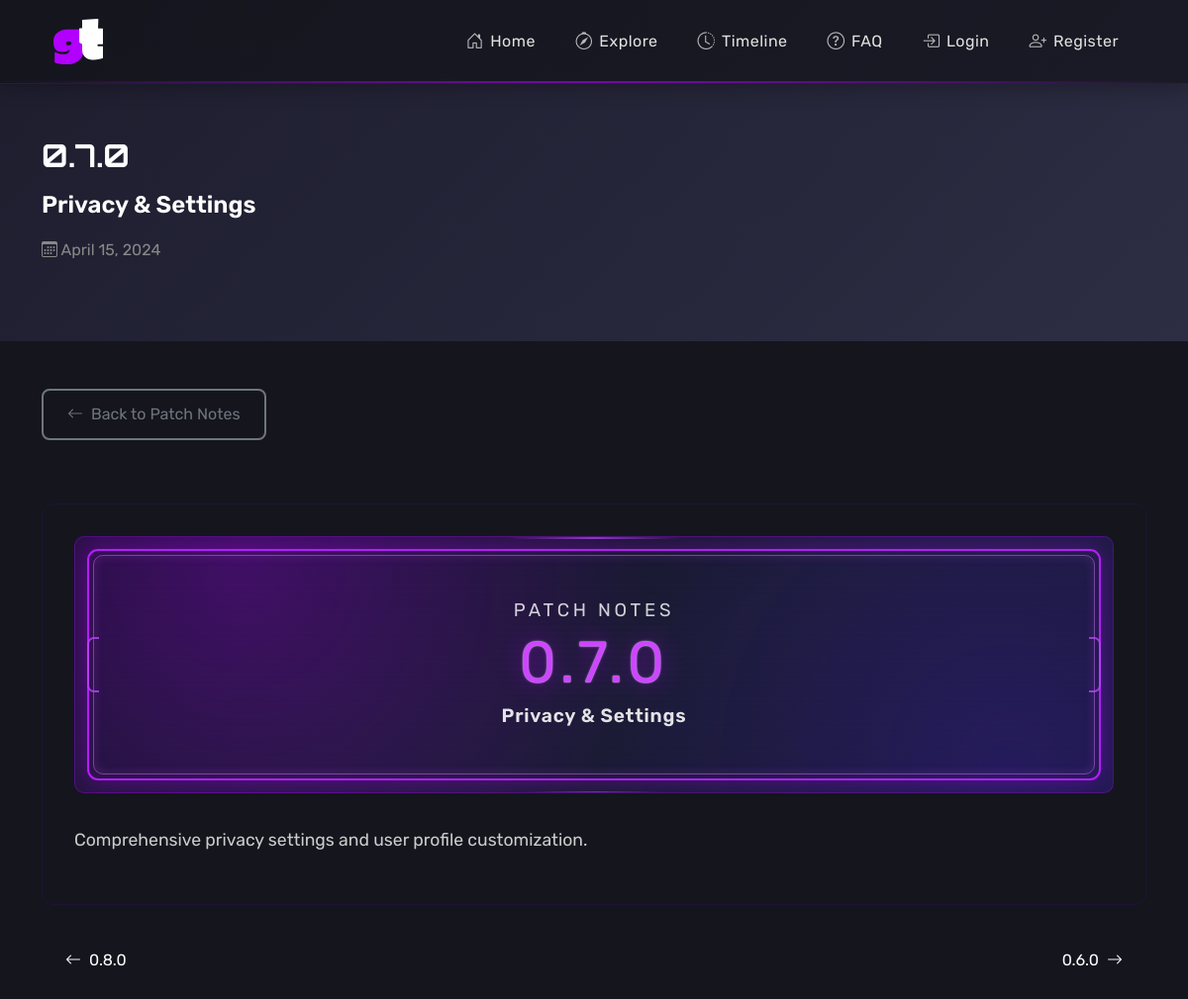
Screenshot of /patch-note-detail.php?version=0.7.0 with the database file from the repository.
### tables this page shows
CREATE TABLE IF NOT EXISTS patch_notes (
    id INT AUTO_INCREMENT PRIMARY KEY,
    version VARCHAR(20) NOT NULL UNIQUE,
    title VARCHAR(255) NOT NULL,
    release_date DATE NOT NULL,
    image_url VARCHAR(500),
    content TEXT,
    created_at TIMESTAMP DEFAULT CURRENT_TIMESTAMP,
    updated_at TIMESTAMP DEFAULT CURRENT_TIMESTAMP ON UPDATE CURRENT_TIMESTAMP,
    INDEX idx_version (version),
    INDEX idx_release_date (release_date)
);

### parsedown/Parsedown.php (called while the page is built, shortened)
<?php
class Parsedown
{
    function text($text)
    {
        $Elements = $this->textElements($text);
        $markup = $this->elements($Elements);
        $markup = trim($markup, "\n");
        return $markup;
    }
    protected function textElements($text)
    {
        $text = str_replace(array("\r\n", "\r"), "\n", $text);
        $text = trim($text, "\n");
        $lines = explode("\n", $text);
        return $this->linesElements($lines);
    }
    protected $breaksEnabled;
    function setSafeMode($safeMode)
    {
        $this->safeMode = (bool) $safeMode;
        return $this;
    }
    protected $safeMode;
    protected $unmarkedBlockTypes = array(
        'Code',
    );
    protected function linesElements(array $lines)
    {
        $Elements = array();
        $CurrentBlock = null;
        foreach ($lines as $line)
        {
            $indent = strspn($line, ' ');
            $text = $indent > 0 ? substr($line, $indent) : $line;
            $Line = array('body' => $line, 'indent' => $indent, 'text' => $text);
            $marker = $text[0];
            $blockTypes = $this->unmarkedBlockTypes;
            foreach ($blockTypes as $blockType)
            {
                $Block = $this->{"block$blockType"}($Line, $CurrentBlock);
            }
            if (isset($Block))
            {
                $CurrentBlock = $Block;
            }
            else
            {
                $CurrentBlock = $this->paragraph($Line);
                $CurrentBlock['identified'] = true;
            }
        }
        if (isset($CurrentBlock))
        {
            $Elements[] = $this->extractElement($CurrentBlock);
        }
        return $Elements;
    }
    protected function extractElement(array $Component)
    {
        return $Component['element'];
    }
    protected function paragraph($Line)
    {
        return array(
            'type' => 'Paragraph',
            'element' => array(
                'name' => 'p',
                'handler' => array(
                    'function' => 'lineElements',
                    'argument' => $Line['text'],
                    'destination' => 'elements',
                ),
            ),
        );
    }
    protected function lineElements($text, $nonNestables = array())
    {
        $text = str_replace(array("\r\n", "\r"), "\n", $text);
        $Elements = array();
        $InlineText = $this->inlineText($text);
        $Elements[] = $InlineText['element'];
        foreach ($Elements as &$Element)
        {
            if ( ! isset($Element['autobreak']))
            {
                $Element['autobreak'] = false;
            }
        }
        return $Elements;
    }
    protected function inlineText($text)
    {
        $Inline = array(
            'extent' => strlen($text),
            'element' => array(),
        );
        $Inline['element']['elements'] = self::pregReplaceElements(
            $this->breaksEnabled ? '/[ ]*+\n/' : '/(?:[ ]*+\\\\|[ ]{2,}+)\n/',
            array(
                array('name' => 'br'),
                array('text' => "\n"),
            ),
            $text
        );
        return $Inline;
    }
    protected function handle(array $Element)
    {
        if (isset($Element['handler']))
        {
            if (!isset($Element['nonNestables']))
            {
                $Element['nonNestables'] = array();
            }
            if (is_string($Element['handler']))
            {
                $function = $Element['handler'];
                $argument = $Element['text'];
                unset($Element['text']);
                $destination = 'rawHtml';
            }
            else
            {
                $function = $Element['handler']['function'];
                $argument = $Element['handler']['argument'];
                $destination = $Element['handler']['destination'];
            }
            $Element[$destination] = $this->{$function}($argument, $Element['nonNestables']);
            unset($Element['handler']);
        }
        return $Element;
    }
    protected function element(array $Element)
    {
        if ($this->safeMode)
        {
            $Element = $this->sanitiseElement($Element);
        }
        $Element = $this->handle($Element);
        $hasName = isset($Element['name']);
        $markup = '';
        if ($hasName)
        {
            $markup .= '<' . $Element['name'];
        }
        $permitRawHtml = false;
        if (isset($Element['text']))
        {
            $text = $Element['text'];
        }
        elseif (isset($Element['rawHtml']))
        {
            $text = $Element['rawHtml'];
            $allowRawHtmlInSafeMode = isset($Element['allowRawHtmlInSafeMode']) && $Element['allowRawHtmlInSafeMode'];
            $permitRawHtml = !$this->safeMode || $allowRawHtmlInSafeMode;
        }
        $hasContent = isset($text) || isset($Element['element']) || isset($Element['elements']);
        if ($hasContent)
        {
            $markup .= $hasName ? '>' : '';
            if (isset($Element['elements']))
            {
                $markup .= $this->elements($Element['elements']);
            }
            elseif (isset($Element['element']))
            {
                $markup .= $this->element($Element['element']);
            }
            else
            {
                if (!$permitRawHtml)
                {
                    $markup .= self::escape($text, true);
                }
                else
                {
                    $markup .= $text;
                }
            }
            $markup .= $hasName ? '</' . $Element['name'] . '>' : '';
        }
        elseif ($hasName)
        {
            $markup .= ' />';
        }
        return $markup;
    }
    protected function elements(array $Elements)
    {
        $markup = '';
        $autoBreak = true;
        foreach ($Elements as $Element)
        {
            $autoBreakNext = (isset($Element['autobreak'])
                ? $Element['autobreak'] : isset($Element['name'])
            );
            $autoBreak = !$autoBreak ? $autoBreak : $autoBreakNext;
            $markup .= ($autoBreak ? "\n" : '') . $this->element($Element);
            $autoBreak = $autoBreakNext;
        }
        $markup .= $autoBreak ? "\n" : '';
        return $markup;
    }
    protected static function pregReplaceElements($regexp, $Elements, $text)
    {
        $newElements = array();
        $newElements[] = array('text' => $text);
        return $newElements;
    }
    protected function sanitiseElement(array $Element)
    {
        if ( ! isset($Element['name']))
        {
            unset($Element['attributes']);
            return $Element;
        }
        return $Element;
    }
    protected static function escape($text, $allowQuotes = false)
    {
        return htmlspecialchars($text, $allowQuotes ? ENT_NOQUOTES : ENT_QUOTES, 'UTF-8');
    }
}

### patch-note-detail.php (the view, shortened to what this page needs)
<?php
require_once 'includes/db.php';
require_once 'parsedown/Parsedown.php';
$version = $_GET['version'] ?? '';
$stmt = $conn->prepare("SELECT * FROM patch_notes WHERE version = ?");
$stmt->bind_param("s", $version);
$stmt->execute();
$result = $stmt->get_result();
$patch_note = $result->fetch_assoc();
$prev_stmt = $conn->prepare("SELECT version, title FROM patch_notes WHERE release_date > ? ORDER BY release_date ASC LIMIT 1");
$prev_stmt->bind_param("s", $patch_note['release_date']);
$prev_stmt->execute();
$prev_patch = $prev_stmt->get_result()->fetch_assoc();
$next_stmt = $conn->prepare("SELECT version, title FROM patch_notes WHERE release_date < ? ORDER BY release_date DESC LIMIT 1");
$next_stmt->bind_param("s", $patch_note['release_date']);
$next_stmt->execute();
$next_patch = $next_stmt->get_result()->fetch_assoc();
?>
<!DOCTYPE html>
<html lang="en">
<head>
    <link href="https://cdn.jsdelivr.net/npm/bootstrap@5.3.0/dist/css/bootstrap.min.css" rel="stylesheet">
    <link href="https://cdn.jsdelivr.net/npm/bootstrap-icons@1.10.5/font/bootstrap-icons.css" rel="stylesheet">
    <link rel="stylesheet" href="includes/styles.css">
</head>
<body>
<?php include 'includes/nav.php'; ?>
<section class="patch-note-header">
    <div class="container">
        <div class="row">
            <div class="col-lg-8">
                <div class="patch-note-version"><?= htmlspecialchars($patch_note['version']) ?></div>
                <div class="patch-note-title"><?= htmlspecialchars($patch_note['title']) ?></div>
                <div class="patch-note-date">
                    <i class="bi bi-calendar3"></i>
                    <?= date('F j, Y', strtotime($patch_note['release_date'])) ?>
                </div>
            </div>
        </div>
    </div>
</section>
<div class="container my-5">
    <a href="patch-notes.php" class="back-btn">
        <i class="bi bi-arrow-left"></i>
        Back to Patch Notes
    </a>
    <div class="patch-note-content">
        <div class="patch-note-banner" aria-label="Patch note visual for <?= htmlspecialchars($patch_note['version']) ?>">
            <div class="patch-note-banner-layer"></div>
            <span class="patch-note-banner-notch left"></span>
            <span class="patch-note-banner-notch right"></span>
            <div class="patch-note-banner-inner">
                <p class="patch-note-banner-label">Patch Notes</p>
                <p class="patch-note-banner-version"><?= htmlspecialchars($patch_note['version']) ?></p>
                <p class="patch-note-banner-title"><?= htmlspecialchars($patch_note['title']) ?></p>
            </div>
        </div>
        <div class="patch-note-text">
            <?php
            $parsedown = new Parsedown();
            $parsedown->setSafeMode(true);
            echo $parsedown->text($patch_note['content']);
            ?>
        </div>
    </div>
    <div class="navigation-buttons">
        <?php if ($prev_patch): ?>
            <a href="patch-note-detail.php?version=<?= urlencode($prev_patch['version']) ?>" class="nav-btn">
                <i class="bi bi-arrow-left"></i>
                <?= htmlspecialchars($prev_patch['version']) ?>
            </a>
        <?php endif; ?>
        <?php if ($next_patch): ?>
            <a href="patch-note-detail.php?version=<?= urlencode($next_patch['version']) ?>" class="nav-btn">
                <?= htmlspecialchars($next_patch['version']) ?>
                <i class="bi bi-arrow-right"></i>
            </a>
        <?php endif; ?>
    </div>
</div>
</body>
</html>

### includes/styles.css (style rules this page uses)
body { background: #15151e; font-family: "Rubik", sans-serif; color: #ffffff; min-height: 100vh; }

### patch-note-detail.php (style rules this page uses)
.patch-note-header { background: linear-gradient(135deg, #1e1e2f 0%, #2d2d44 100%); padding: 3rem 0; position: relative; }
.patch-note-content { background: var(--card-bg); border: 1px solid rgba(127, 0, 255, 0.1); border-radius: 12px; padding: 2rem; margin: 2rem 0; }
.patch-note-version { font-family: 'Orbitron', sans-serif; font-size: 2rem; color: var(--primary-color); font-weight: bold; margin-bottom: 0.5rem; }
.patch-note-title { font-size: 1.5rem; font-weight: 600; color: white; margin-bottom: 1rem; }
.patch-note-date { font-size: 1rem; color: #888; margin-bottom: 2rem; }
.patch-note-banner { position: relative; width: 100%; min-height: 260px; margin-bottom: 2rem; padding: 1.1rem; background: radial-gradient(circle at 16% 12%, rgba(178, 0, 255, 0.28), transparent 45%), radial-gradient(circle at 90% 90%, rgba(90, 40, 255, 0.2), transparent 42%), linear-gradient(145deg, #121226 0%, #1b1b35 55%, #171733 100%); border-radius: 10px; border: 1px solid rgba(178, 0, 255, 0.32); overflow: hidden; }
.patch-note-banner-layer { position: absolute; inset: 18px; border: 1px solid rgba(215, 125, 255, 0.45); border-radius: 10px; pointer-events: none; box-shadow: inset 0 0 12px rgba(198, 86, 255, 0.15); }
.patch-note-banner::before { content: ""; position: absolute; inset: 12px; border: 2px solid rgba(186, 32, 255, 0.95); border-radius: 11px; box-shadow: 0 0 24px rgba(178, 0, 255, 0.36), inset 0 0 16px rgba(178, 0, 255, 0.12); pointer-events: none; }
.patch-note-banner::after { content: ""; position: absolute; inset: 0; background: linear-gradient(90deg, transparent, rgba(190, 70, 255, 0.88), transparent) top center / 180px 2px no-repeat, linear-gradient(90deg, transparent, rgba(160, 70, 255, 0.68), transparent) bottom center / 140px 1px no-repeat; opacity: 0.78; pointer-events: none; }
.patch-note-banner-notch { position: absolute; top: 50%; width: 12px; height: 56px; transform: translateY(-50%); border-top: 2px solid rgba(190, 70, 255, 0.85); border-bottom: 2px solid rgba(190, 70, 255, 0.85); pointer-events: none; opacity: 0.9; }
.patch-note-banner-notch.left { left: 12px; border-left: 2px solid rgba(190, 70, 255, 0.85); border-radius: 7px 0 0 7px; }
.patch-note-banner-notch.right { right: 12px; border-right: 2px solid rgba(190, 70, 255, 0.85); border-radius: 0 7px 7px 0; }
.patch-note-banner-inner { position: relative; z-index: 1; min-height: 222px; display: flex; flex-direction: column; align-items: center; justify-content: center; text-align: center; gap: 0.45rem; padding: 1.2rem 1.4rem; }
.patch-note-banner-inner::before { content: ""; position: absolute; inset: 0; background: repeating-linear-gradient( to bottom, rgba(255, 255, 255, 0.02) 0px, rgba(255, 255, 255, 0.02) 1px, rgba(255, 255, 255, 0) 3px, rgba(255, 255, 255, 0) 6px ); mix-blend-mode: screen; opacity: 0.22; pointer-events: none; animation: patchScan 8s linear infinite; }
.patch-note-banner-label { margin: 0; font-family: 'Orbitron', sans-serif; font-size: 1.16rem; letter-spacing: 0.2em; text-transform: uppercase; color: rgba(255, 255, 255, 0.8); }
.patch-note-banner-version { margin: 0; font-family: 'Orbitron', sans-serif; font-size: clamp(2.6rem, 5.6vw, 3.7rem); letter-spacing: 0.08em; line-height: 1.08; color: #cc46ff; -webkit-text-stroke: 1px rgba(245, 220, 255, 0.18); text-shadow: 0 0 22px rgba(178, 0, 255, 0.45), 0 0 3px rgba(255, 255, 255, 0.25); }
.patch-note-banner-title { margin: 0; font-family: 'Exo 2', sans-serif; font-size: 1.2rem; font-weight: 600; letter-spacing: 0.04em; color: rgba(255, 255, 255, 0.88); text-wrap: balance; max-width: 700px; }
.patch-note-text { line-height: 1.8; color: #ccc; font-size: 1.1rem; }
.patch-note-text p { margin-bottom: 1rem; }
.navigation-buttons { display: flex; justify-content: space-between; margin-top: 2rem; }
.nav-btn { background: transparent; border: 2px solid var(--primary-color); color: var(--primary-color); padding: 0.75rem 1.5rem; border-radius: 8px; text-decoration: none; transition: all 0.3s ease; display: flex; align-items: center; gap: 0.5rem; }
.back-btn { background: transparent; border: 2px solid #6c757d; color: #6c757d; padding: 0.75rem 1.5rem; border-radius: 8px; text-decoration: none; transition: all 0.3s ease; display: inline-flex; align-items: center; gap: 0.5rem; margin-bottom: 2rem; }

### rows the page displays
patch_notes: version "0.7.0", title "Privacy & Settings", release_date "April 15, 2024", content "Comprehensive privacy settings and user profile customization."
patch_notes: version "0.8.0"
patch_notes: version "0.6.0"
